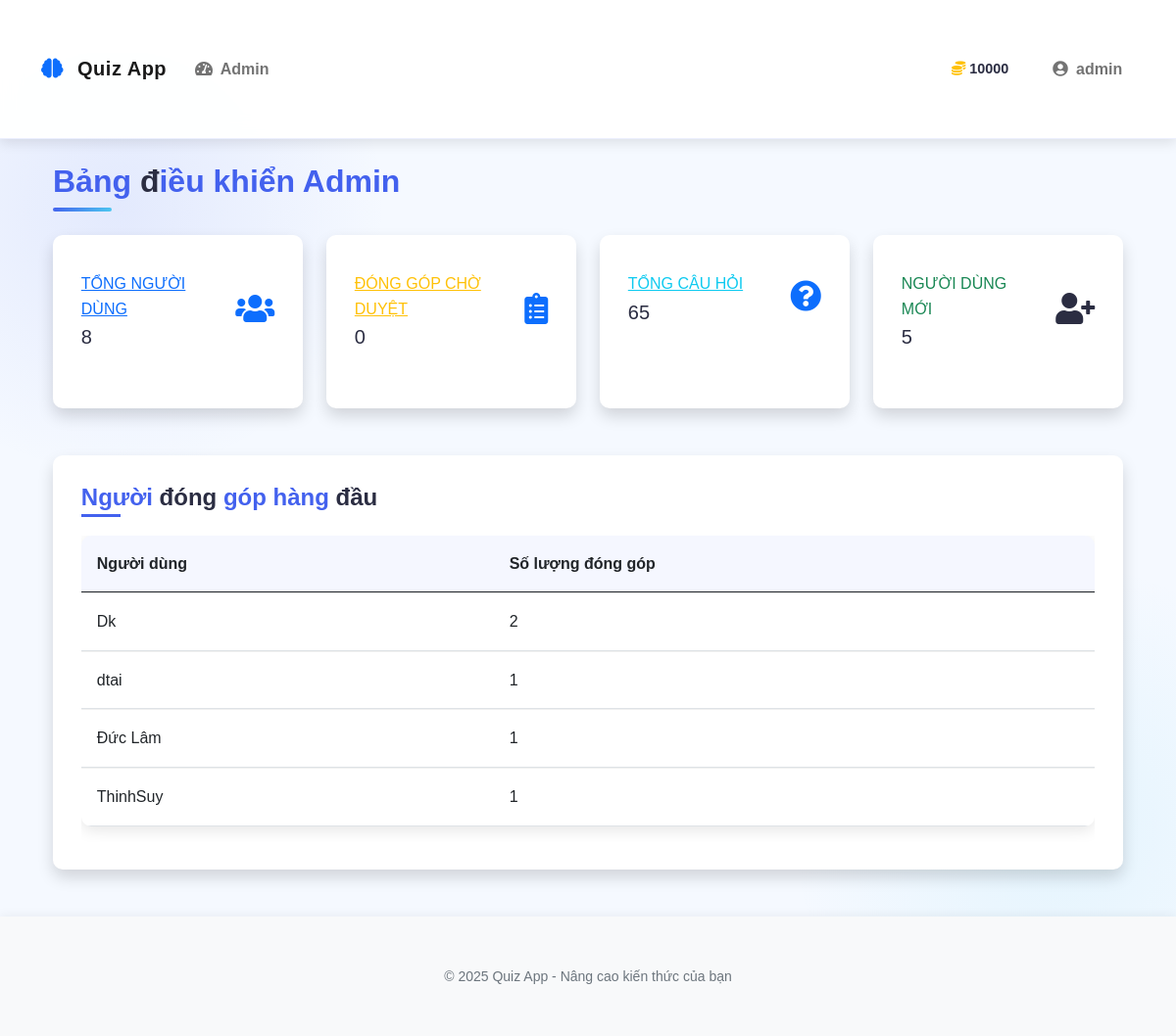
Screenshot of /admin_dashboard (signed in) with the database file from the repository.
### models.py (models this page shows, shortened)
class User(UserMixin, db.Model):
    id = db.Column(db.Integer, primary_key=True)
    username = db.Column(db.String(64), unique=True, nullable=False)
    email = db.Column(db.String(120), unique=True, nullable=False)
    password_hash = db.Column(db.String(256))
    coins = db.Column(db.Integer, default=10)  # New users start with 10 coins
    experience = db.Column(db.Integer, default=0)  # Experience points
    rank = db.Column(db.String(50), default='Newbie')
    is_admin = db.Column(db.Boolean, default=False)
    contributions = db.relationship('Contribution', backref='author', lazy=True)
    inventory_items = db.relationship('InventoryItem', backref='owner', lazy=True)
    achievements = db.relationship('UserAchievement', backref='user', lazy=True)
    daily_quests = db.relationship('UserDailyQuest', backref='user', lazy=True)
    total_questions_answered = db.Column(db.Integer, default=0)
    correct_answers = db.Column(db.Integer, default=0)
    easy_questions_completed = db.Column(db.Integer, default=0)
    medium_questions_completed = db.Column(db.Integer, default=0)
    hard_questions_completed = db.Column(db.Integer, default=0)
    daily_quest_points = db.Column(db.Integer, default=0)
    daily_streak = db.Column(db.Integer, default=0)
    last_daily_login = db.Column(db.Date, nullable=True)

### app.py (the view)
@app.route('/admin_dashboard')
@login_required
def admin_dashboard():
    if not current_user.is_admin:
        abort(403)
    from models import User, Contribution, Question
    total_users = User.query.count()
    new_users_list = User.query.order_by(User.id.desc()).limit(5).all()
    new_users_count = len(new_users_list)
    pending_contributions = Contribution.query.filter_by(approved=False).count()
    total_questions = Question.query.count()
    contributors = db.session.query(Contribution.user_id, db.func.count(Contribution.id)).group_by(Contribution.user_id).order_by(db.func.count(Contribution.id).desc()).limit(5).all()
    top_contributors = []
    for user_id, count in contributors:
        user = User.query.get(user_id)
        if user:
            top_contributors.append((user, count))
    return render_template('admin/dashboard.html',
                          total_users=total_users,
                          new_users=new_users_count,
                          pending_contributions=pending_contributions,
                          total_questions=total_questions,
                          top_contributors=top_contributors,
                          new_users_list=new_users_list)

### app.py (called while the page is built)
@login_manager.user_loader
def load_user(user_id):
    from models import User
    return User.query.get(int(user_id))

### templates/admin/dashboard.html
{% extends "base.html" %}
{% block content %}
<div class="container-fluid">
    <h2 class="mb-4">Bảng điều khiển Admin</h2>
    <div class="row">
        <div class="col-xl-3 col-md-6 mb-4">
            <div class="card border-left-primary shadow h-100 py-2">
                <div class="card-body">
                    <div class="row no-gutters align-items-center">
                        <div class="col mr-2">
                            <div class="text-xs font-weight-bold text-primary text-uppercase mb-1">
                                <a href="{{ url_for('admin_users') }}" class="text-primary">Tổng người dùng</a></div>
                            <div class="h5 mb-0 font-weight-bold text-gray-800">{% if total_users is defined %}{{ total_users }}{% else %}0{% endif %}</div>
                        </div>
                        <div class="col-auto">
                            <a href="{{ url_for('admin_users') }}">
                                <i class="fas fa-users fa-2x text-gray-300"></i>
                            </a>
                        </div>
                    </div>
                </div>
            </div>
        </div>
        <div class="col-xl-3 col-md-6 mb-4">
            <div class="card border-left-warning shadow h-100 py-2">
                <div class="card-body">
                    <div class="row no-gutters align-items-center">
                        <div class="col mr-2">
                            <div class="text-xs font-weight-bold text-warning text-uppercase mb-1">
                                <a href="{{ url_for('admin_contributions') }}" class="text-warning">Đóng góp chờ duyệt</a></div>
                            <div class="h5 mb-0 font-weight-bold text-gray-800">{% if pending_contributions is defined %}{{ pending_contributions }}{% else %}0{% endif %}</div>
                        </div>
                        <div class="col-auto">
                            <a href="{{ url_for('admin_contributions') }}">
                                <i class="fas fa-clipboard-list fa-2x text-gray-300"></i>
                            </a>
                        </div>
                    </div>
                </div>
            </div>
        </div>
        <div class="col-xl-3 col-md-6 mb-4">
            <div class="card border-left-info shadow h-100 py-2">
                <div class="card-body">
                    <div class="row no-gutters align-items-center">
                        <div class="col mr-2">
                            <div class="text-xs font-weight-bold text-info text-uppercase mb-1">
                                <a href="{{ url_for('admin_question_bank') }}" class="text-info">Tổng câu hỏi</a>
                            </div>
                            <div class="h5 mb-0 font-weight-bold text-gray-800">{% if total_questions is defined %}{{ total_questions }}{% else %}0{% endif %}</div>
                        </div>
                        <div class="col-auto">
                            <a href="{{ url_for('admin_question_bank') }}">
                                <i class="fas fa-question-circle fa-2x text-gray-300"></i>
                            </a>
                        </div>
                    </div>
                </div>
            </div>
        </div>
        <div class="col-xl-3 col-md-6 mb-4">
            <div class="card border-left-success shadow h-100 py-2">
                <div class="card-body">
                    <div class="row no-gutters align-items-center">
                        <div class="col mr-2">
                            <div class="text-xs font-weight-bold text-success text-uppercase mb-1">
                                Người dùng mới</div>
                            <div class="h5 mb-0 font-weight-bold text-gray-800">{% if new_users is defined %}{{ new_users }}{% else %}0{% endif %}</div>
                        </div>
                        <div class="col-auto">
                            <i class="fas fa-user-plus fa-2x text-gray-300"></i>
                        </div>
                    </div>
                </div>
            </div>
        </div>
    </div>
    <div class="col-md-12 mt-4">
        <div class="card shadow">
            <div class="card-body">
                <h4 class="card-title">Người đóng góp hàng đầu</h4>
                <div class="table-responsive">
                    <table class="table table-hover">
                        <thead>
                            <tr>
                                <th>Người dùng</th>
                                <th>Số lượng đóng góp</th>
                            </tr>
                        </thead>
                        <tbody>
                            {% for user, contributions in top_contributors %}
                            <tr>
                                <td>{{ user.username }}</td>
                                <td>{{ contributions }}</td>
                            </tr>
                            {% endfor %}
                        </tbody>
                    </table>
                </div>
            </div>
        </div>
    </div>
</div>
{% endblock %}

### templates/base.html (shortened to what this page needs)
<!DOCTYPE html>
<html lang="en">
<head>
    <link href="https://cdn.jsdelivr.net/npm/bootstrap@5.0.2/dist/css/bootstrap.min.css" rel="stylesheet">
    <link rel="stylesheet" href="https://cdnjs.cloudflare.com/ajax/libs/font-awesome/5.15.3/css/all.min.css">
    <link href="https://unpkg.com/aos@2.3.1/dist/aos.css" rel="stylesheet">
    <link rel="stylesheet" href="{{ url_for('static', filename='css/style.css') }}">
    <link rel="stylesheet" href="{{ url_for('static', filename='css/rank_frames.css') }}">
    <link rel="stylesheet" href="{{ url_for('static', filename='css/customization.css') }}">
    <link rel="stylesheet" href="{{ url_for('static', filename='css/achievements.css') }}">
    <link rel="stylesheet" href="{{ url_for('static', filename='css/quests.css') }}">
    <link rel="stylesheet" href="{{ url_for('static', filename='css/quiz.css') }}">
</head>
<body>
    <nav class="navbar navbar-expand-lg navbar-light sticky-top">
        <div class="container">
            <a class="navbar-brand" href="{{ url_for('homepage') }}">
                <i class="fas fa-brain text-primary me-2"></i> Quiz App
            </a>
            <div class="collapse navbar-collapse" id="navbarNav">
                <ul class="navbar-nav me-auto">
                    {% if current_user.is_authenticated %}
                        {% if current_user.is_admin %}
                            <li class="nav-item">
                                <a class="nav-link" href="{{ url_for('admin_dashboard') }}">
                                    <i class="fas fa-tachometer-alt me-1"></i> Admin
                                </a>
                            </li>
                        {% endif %}
                    {% endif %}
                </ul>
                {% if current_user.is_authenticated %}
                <div class="user-stats d-flex align-items-center me-3">
                    <div class="stat-item d-flex align-items-center me-3">
                        <i class="fas fa-coins text-warning me-1"></i>
                        <span class="fw-bold">{{ current_user.coins }}</span>
                    </div>
                </div>
                <ul class="navbar-nav">
                    <li class="nav-item dropdown">
                        <a class="nav-link dropdown-toggle" href="#" id="userDropdown" role="button" data-bs-toggle="dropdown" aria-expanded="false">
                            <i class="fas fa-user-circle me-1"></i> {{ current_user.username }}
                        </a>
                    </li>
                </ul>
                {% endif %}
            </div>
        </div>
    </nav>
    <div class="container py-4">
        {% block content %}{% endblock %}
    </div>
    <footer class="footer mt-auto py-3 bg-light">
        <div class="container text-center">
            <div class="row">
                <div class="col-md-12">
                    <p class="mb-0 text-muted">
                        <small>© 2025 Quiz App - Nâng cao kiến thức của bạn</small>
                    </p>
                </div>
            </div>
        </div>
    </footer>
</body>
</html>

### static/css/style.css (style rules this page uses)
body { font-family: 'Roboto', sans-serif; color: var(--text-color); background-color: #f5f9ff; background-image: radial-gradient(circle at 10% 20%, rgba(67, 97, 238, 0.1) 0%, transparent 20%), radial-gradient(circle at 90% 80%, rgba(76, 201, 240, 0.1) 0%, transparent 20%); line-height: 1.6; }
.container { padding-top: 2rem; padding-bottom: 2rem; }
.card { border: none; border-radius: var(--border-radius); box-shadow: var(--box-shadow); transition: all 0.4s ease; margin-bottom: 1.5rem; background-color: white; overflow: hidden; position: relative; }
.card::before { content: ''; position: absolute; top: 0; left: 0; width: 100%; height: 4px; background: var(--gradient-bg); opacity: 0; transition: opacity 0.3s ease; }
.card-body { padding: 1.8rem; }
.card-title { font-weight: 700; margin-bottom: 1rem; color: var(--dark-color); position: relative; display: inline-block; }
.card-title::after { content: ''; position: absolute; bottom: -5px; left: 0; width: 40px; height: 3px; background: var(--primary-color); transition: width 0.3s ease; }
.table { border-collapse: separate; border-spacing: 0; width: 100%; border-radius: var(--border-radius); overflow: hidden; box-shadow: var(--box-shadow); }
.table th { background-color: #f8f9fa; font-weight: 600; padding: 1rem; text-align: left; }
.table td { padding: 1rem; vertical-align: middle; border-top: 1px solid #f0f0f0; }
.navbar { box-shadow: 0 4px 15px rgba(0, 0, 0, 0.08); background: rgba(255, 255, 255, 0.95); backdrop-filter: blur(10px); -webkit-backdrop-filter: blur(10px); border-bottom: 1px solid rgba(67, 97, 238, 0.1); }
.navbar-brand { font-weight: 800; color: var(--primary-color); letter-spacing: 0.5px; transition: all 0.3s ease; }
.nav-link { font-weight: 600; color: var(--dark-color); position: relative; padding: 0.6rem 1.2rem; margin: 0 0.3rem; transition: all 0.3s ease; border-radius: 8px; }
.nav-link::after { content: ''; position: absolute; bottom: 5px; left: 50%; width: 0; height: 2px; background: var(--primary-color); transition: all 0.3s; transform: translateX(-50%); opacity: 0; }
:root { --accent-color: #f72585; --info-color: #4895ef; --warning-color: #f8961e; --danger-color: #f94144; --soft-blue: #e8f0fe; --text-secondary: #6c757d; }
body { font-family: 'Nunito', sans-serif; min-height: 100vh; line-height: 1.6; }
.navbar { box-shadow: 0 4px 12px rgba(0, 0, 0, 0.1); padding: 1rem 0; }
.card { overflow: hidden; margin-bottom: 1.5rem; }
.card-title { color: var(--primary-color); font-weight: 700; margin-bottom: 1rem; }
.footer { background-color: white; box-shadow: 0 -2px 10px rgba(0, 0, 0, 0.05); padding: 1.5rem 0; margin-top: 3rem; }
.footer .text-muted { color: var(--text-secondary) !important; font-weight: 500; }
.table { border-collapse: separate; border-spacing: 0; width: 100%; }
.table th { background-color: rgba(67, 97, 238, 0.05); font-weight: 600; color: var(--text-primary); padding: 1rem; }
.table td { padding: 1rem; vertical-align: middle; }
.user-stats { font-size: 0.9rem; }
.stat-item { display: flex; align-items: center; }

### static/css/quiz.css (style rules this page uses)
body { transition: background-image 0.5s ease; background-size: cover; background-position: center; background-attachment: fixed; }

### rows the page displays
User: coins "10000", username "admin"
User: username "Dk", contributions "2"
User: username "dtai", is_admin "1"
User: username "Đức Lâm", contributions "1"
User: username "ThinhSuy", contributions "1"

### other values shown
{{ total_users }} "8"
{{ pending_contributions }} "0"
{{ total_questions }} "65"
{{ new_users }} "5"
